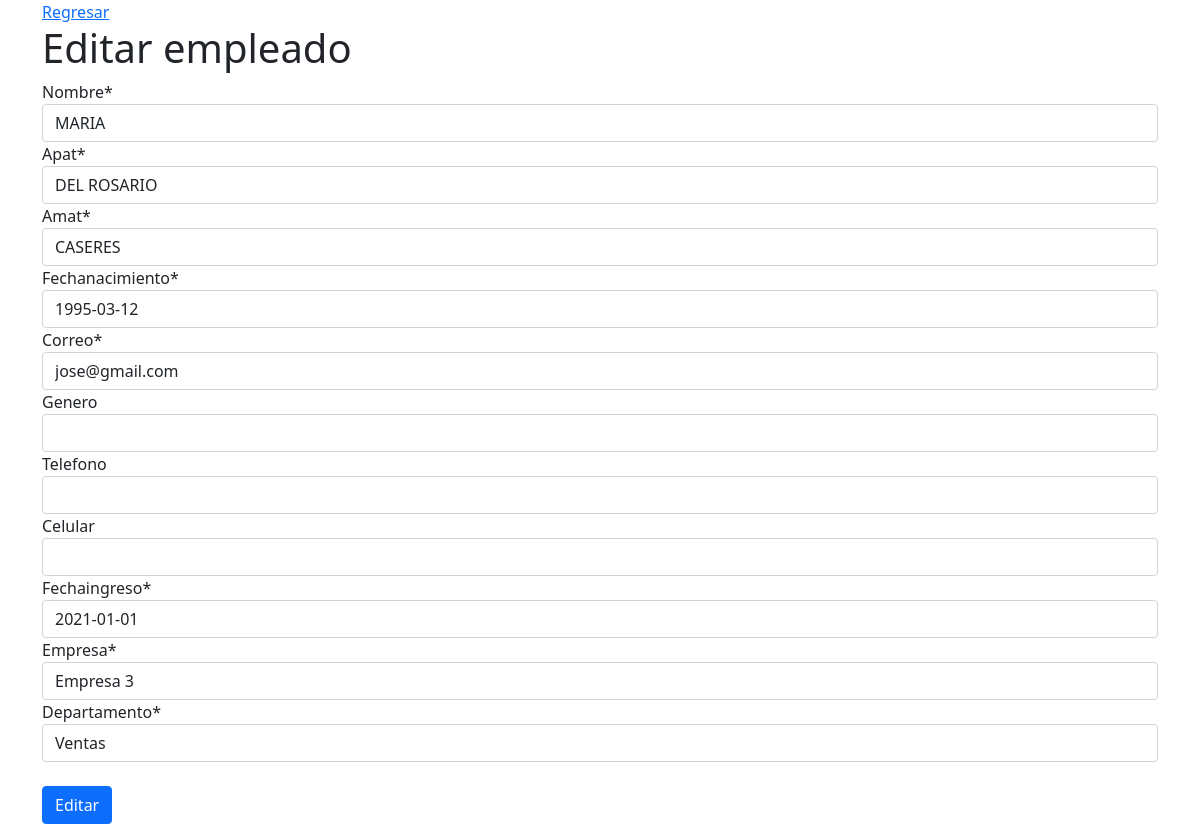
/empleados/edit/3/ (signed in), run on the app's committed database.
### empleados/models.py (models this page shows, shortened)
class Empleado(models.Model):
    nombre = models.CharField(max_length=50)
    apat = models.CharField(max_length=50)
    amat = models.CharField(max_length=50)
    fechanacimiento = models.DateField()
    correo = models.CharField(max_length=50)
    genero = models.CharField(max_length=1)
    telefono = models.CharField(max_length=12)
    celular = models.CharField(max_length=10)
    fechaingreso = models.DateField()
    empresa = models.ForeignKey(Empresa, on_delete=models.CASCADE)
    departamento = models.ForeignKey(Departamento, on_delete=models.CASCADE)

class Empresa(models.Model):
    nombre = models.CharField(max_length=50)
    direccion = models.CharField(max_length=50)
    def __str__(self):
        return self.nombre

class Departamento(models.Model):
    nombre = models.CharField(max_length=50)
    def __str__(self):
        return self.nombre

### empleados/views.py (the view)
# urls.py: path('edit/<int:empleado_id>/', login_required(views.edit), name='edit')
def edit(request, empleado_id):
    empleado = Empleado.objects.get(id=empleado_id)
    if request.method == "POST":
        form = AgregarEmpleado(request.POST, instance=empleado)
        if form.is_valid():
            form.save()
            return redirect("index")
    else:
        form = AgregarEmpleado(instance=empleado)
    context = {"form" : form}
    return render(request, "empleados/edit.html", context)

### empleados/forms.py
class AgregarEmpleado(forms.ModelForm):
    class Meta:
        model = Empleado
        fields = ['nombre',
                  'apat',
                  'amat',
                  'fechanacimiento',
                  'correo','genero',
                  'telefono',
                  'celular',
                  'fechaingreso',
                  'empresa',
                  'departamento'
                ]
    def __init__(self, *args, **kwargs):
        super(AgregarEmpleado, self).__init__(*args, **kwargs)
        self.fields['genero'].required = False
        self.fields['telefono'].required = False
        self.fields['celular'].required = False
        self.fields['fechanacimiento'].widget.attrs['placeholder'] = 'yyyy-mm-dd'
        self.fields['fechaingreso'].widget.attrs['placeholder'] = 'yyyy-mm-dd'

### empleados/templates/empleados/edit.html (shortened to what this page needs)
{% extends 'empleados/layout.html' %}
{% load crispy_forms_tags %}
{% block body %}
    <a href="{% url 'index' %}">Regresar</a>
    <h1>Editar empleado</h1>
    <form method="POST">
        {{ form|crispy }}
        <button class="btn btn-primary mt-4">Editar</button>
    </form>
{% endblock %}

### data on the page
Empleado: nombre "MARIA", apat "DEL ROSARIO", amat "CASERES", fechanacimiento "1995-03-12", correo "jose@gmail.com", fechaingreso "2021-01-01", empresa "Empresa 3", departamento "Ventas"
